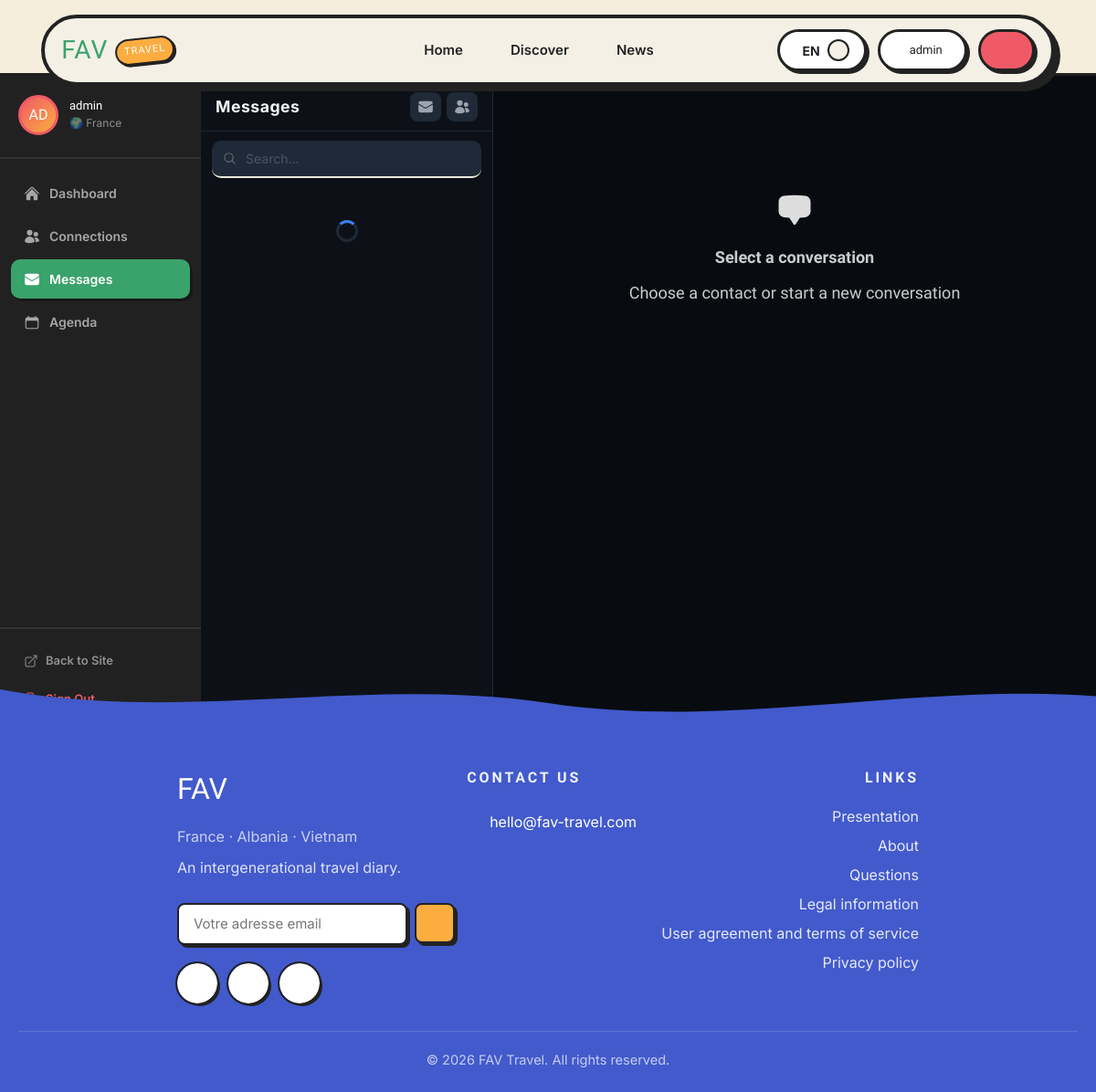
Page /?page=messages (signed in) on the committed database.
### tables this page shows
CREATE TABLE `users` (
  `id` int(10) UNSIGNED NOT NULL,
  `username` varchar(50) NOT NULL,
  `email` varchar(191) NOT NULL COMMENT 'max 191 car. utf8mb4 = 764 octets < limite 767',
  `password` varchar(255) NOT NULL COMMENT 'bcrypt hash — JAMAIS en clair',
  `role` enum('user','admin') NOT NULL DEFAULT 'user',
  `avatar` varchar(500) DEFAULT NULL COMMENT 'chemin ou URL avatar',
  `bio` text DEFAULT NULL,
  `country` varchar(100) DEFAULT NULL,
  `language` varchar(10) DEFAULT 'fr',
  `is_active` tinyint(1) NOT NULL DEFAULT 1 COMMENT '0 = compte banni',
  `email_verified` tinyint(1) NOT NULL DEFAULT 0,
  `created_at` timestamp NOT NULL DEFAULT current_timestamp(),
  `updated_at` timestamp NOT NULL DEFAULT current_timestamp() ON UPDATE current_timestamp(),
  `status` varchar(100) DEFAULT 'Hey, I''m on FAV!'
);

### classes/models/User.class.php (called while the page is built, shortened)
<?php
class User
{
    private $pdo;
    public function __construct(PDO $pdo)
    {
        $this->pdo = $pdo;
    }
    public function findById(int $id)
    {
        $sql  = "SELECT id, username, email, role, avatar, bio, country, language,
                        status,
                        is_active, email_verified, created_at, updated_at
                FROM users WHERE id = :id LIMIT 1";
        $stmt = $this->pdo->prepare($sql);
        $stmt->execute([':id' => $id]);
        return $stmt->fetch();
    }
}

### classes/views/Dashboard.class.php (the view, shortened to what this page needs)
<?php
class Dashboard extends View
{
    protected function sidebar($user, $avatar, $active = 'dashboard')
    {
        $username = htmlspecialchars($user['username'] ?? '', ENT_QUOTES);
        $flags   = ['fr' => '🇫🇷', 'al' => '🇦🇱', 'vi' => '🇻🇳', 'us' => '🇺🇸'];
        $country = $user['country'] ?? '';
        $flag    = $flags[strtolower($country)] ?? '🌍';
        $items = [
            'dashboard' => ['icon' => '<svg xmlns="http://www.w3.org/2000/svg" viewBox="0 0 24 24" fill="currentColor" width="18" height="18"><path d="M11.47 3.84a.75.75 0 011.06 0l8.69 8.69a.75.75 0 101.06-1.06l-8.689-8.69a2.25 2.25 0 00-3.182 0l-8.69 8.69a.75.75 0 001.061 1.06l8.69-8.69z"/><path d="M12 5.432l8.159 8.159c.03.03.06.058.091.086v6.198c0 1.035-.84 1.875-1.875 1.875H15a.75.75 0 01-.75-.75v-4.5a.75.75 0 00-.75-.75h-3a.75.75 0 00-.75.75V21a.75.75 0 01-.75.75H5.625a1.875 1.875 0 01-1.875-1.875v-6.198a2.29 2.29 0 00.091-.086L12 5.43z"/></svg>', 'label' => 'Dashboard', 'page' => 'dashboard'],
            'connections' => ['icon'  => '<svg xmlns="http://www.w3.org/2000/svg" viewBox="0 0 24 24" fill="currentColor" width="18" height="18"><path d="M4.5 6.375a4.125 4.125 0 118.25 0 4.125 4.125 0 01-8.25 0zM14.25 8.625a3.375 3.375 0 116.75 0 3.375 3.375 0 01-6.75 0zM1.5 19.125a7.125 7.125 0 0114.25 0v.003l-.001.119a.75.75 0 01-.363.63 13.067 13.067 0 01-6.761 1.873c-2.472 0-4.786-.684-6.76-1.873a.75.75 0 01-.364-.63l-.001-.122zM17.25 19.128l-.001.144a2.25 2.25 0 01-.233.96 10.088 10.088 0 005.06-1.01.75.75 0 00.42-.643 4.875 4.875 0 00-6.957-4.611 8.586 8.586 0 011.71 5.157v.003z"/></svg>','label' => 'Connections','page'  => 'connections',],
            'messages'  => ['icon' => '<svg xmlns="http://www.w3.org/2000/svg" viewBox="0 0 24 24" fill="currentColor" width="18" height="18"><path d="M1.5 8.67v8.58a3 3 0 003 3h15a3 3 0 003-3V8.67l-8.928 5.493a3 3 0 01-3.144 0L1.5 8.67z"/><path d="M22.5 6.908V6.75a3 3 0 00-3-3h-15a3 3 0 00-3 3v.158l9.714 5.978a1.5 1.5 0 001.572 0L22.5 6.908z"/></svg>', 'label' => 'Messages', 'page' => 'messages'],
            'agenda'    => ['icon' => '<svg xmlns="http://www.w3.org/2000/svg" viewBox="0 0 24 24" fill="currentColor" width="18" height="18"><path fill-rule="evenodd" d="M6.75 2.25A.75.75 0 017.5 3v1.5h9V3A.75.75 0 0118 3v1.5h.75a3 3 0 013 3v11.25a3 3 0 01-3 3H5.25a3 3 0 01-3-3V7.5a3 3 0 013-3H6V3a.75.75 0 01.75-.75zm13.5 9a1.5 1.5 0 00-1.5-1.5H5.25a1.5 1.5 0 00-1.5 1.5v7.5a1.5 1.5 0 001.5 1.5h13.5a1.5 1.5 0 001.5-1.5v-7.5z" clip-rule="evenodd"/></svg>', 'label' => 'Agenda', 'page' => 'agenda'],
        ];
        $navItems = '';
        foreach ($items as $key => $item) {
            $isActive = $key === $active ? 'sidebar-nav-item--active' : '';
            $navItems .= '
                <a href="?page=' . $item['page'] . '" class="sidebar-nav-item ' . $isActive . '">
                    ' . $item['icon'] . '
                    <span>' . $item['label'] . '</span>
                </a>';
        }
        return '
        <aside class="dash-sidebar">
            <div class="sidebar-user">
                <div class="sidebar-avatar">' . $avatar . '</div>
                <div class="sidebar-user-info">
                    <div class="sidebar-username">' . $username . '</div>
                    <div class="sidebar-country">' . $flag . ' ' . htmlspecialchars($country, ENT_QUOTES) . '</div>
                </div>
            </div>
            <nav class="sidebar-nav">
                ' . $navItems . '
            </nav>
            <div class="sidebar-footer">
                <a href="?page=profile" class="sidebar-footer-link">
                    <svg xmlns="http://www.w3.org/2000/svg" viewBox="0 0 24 24" fill="currentColor" width="16" height="16"><path fill-rule="evenodd" d="M15.75 2.25H21a.75.75 0 01.75.75v5.25a.75.75 0 01-1.5 0V4.81L8.03 17.03a.75.75 0 01-1.06-1.06L19.19 3.75h-3.44a.75.75 0 010-1.5zm-10.5 4.5a1.5 1.5 0 00-1.5 1.5v10.5a1.5 1.5 0 001.5 1.5h10.5a1.5 1.5 0 001.5-1.5V10.5a.75.75 0 011.5 0v8.25a3 3 0 01-3 3H5.25a3 3 0 01-3-3V8.25a3 3 0 013-3H13.5a.75.75 0 010 1.5H5.25z" clip-rule="evenodd"/></svg>
                    Back to Site
                </a>
                <a href="?page=logout" class="sidebar-footer-link sidebar-footer-link--danger">
                    <svg xmlns="http://www.w3.org/2000/svg" viewBox="0 0 24 24" fill="currentColor" width="16" height="16"><path fill-rule="evenodd" d="M7.5 3.75A1.5 1.5 0 006 5.25v13.5a1.5 1.5 0 001.5 1.5h6a1.5 1.5 0 001.5-1.5V15a.75.75 0 011.5 0v3.75a3 3 0 01-3 3h-6a3 3 0 01-3-3V5.25a3 3 0 013-3h6a3 3 0 013 3V9A.75.75 0 0115 9V5.25a1.5 1.5 0 00-1.5-1.5h-6zm5.03 4.72a.75.75 0 010 1.06l-1.72 1.72h10.94a.75.75 0 010 1.5H10.81l1.72 1.72a.75.75 0 11-1.06 1.06l-3-3a.75.75 0 010-1.06l3-3a.75.75 0 011.06 0z" clip-rule="evenodd"/></svg>
                    Sign Out
                </a>
            </div>
        </aside>';
    }
}

### classes/views/Messages.class.php (shortened to what this page needs)
<?php
class Messages extends Dashboard
{
    public function content()
    {
        $user = $this->data['profileUser'] ?? [];
        $initials = strtoupper(substr($user['username'] ?? '??', 0, 2));
        $avatar = !empty($user['avatar'])
            ? '<img src="' . htmlspecialchars($user['avatar'], ENT_QUOTES) . '" alt="Avatar" class="sidebar-avatar-img">'
            : '<div class="sidebar-avatar-placeholder">' . $initials . '</div>';
        $currentUserId = $user['id'];
        return '
        <link rel="stylesheet" href="public/css/dashboard.css">
        <link rel="stylesheet" href="public/css/messages.css">
        <div class="dash-layout">
            ' . $this->sidebar($user, $avatar, 'messages') . '
            <div class="dash-main dash-main--messages">
                <div class="msg-layout">
                    <div class="msg-sidebar" id="msgSidebar">
                        <div class="msg-sidebar-header">
                            <h2 class="msg-sidebar-title">Messages</h2>
                            <div class="msg-header-actions">
                                <button class="msg-icon-btn" id="btnNewDirect" title="New message">
                                    <svg xmlns="http://www.w3.org/2000/svg" viewBox="0 0 24 24" fill="currentColor" width="18" height="18"><path d="M1.5 8.67v8.58a3 3 0 003 3h15a3 3 0 003-3V8.67l-8.928 5.493a3 3 0 01-3.144 0L1.5 8.67z"/><path d="M22.5 6.908V6.75a3 3 0 00-3-3h-15a3 3 0 00-3 3v.158l9.714 5.978a1.5 1.5 0 001.572 0L22.5 6.908z"/></svg>
                                </button>
                                <button class="msg-icon-btn" id="btnNewGroup" title="New group">
                                </button>
                            </div>
                        </div>
                        <div class="msg-search-wrap">
                            <svg xmlns="http://www.w3.org/2000/svg" viewBox="0 0 24 24" fill="currentColor" width="15" height="15"><path fill-rule="evenodd" d="M10.5 3.75a6.75 6.75 0 100 13.5 6.75 6.75 0 000-13.5zM2.25 10.5a8.25 8.25 0 1114.59 5.28l4.69 4.69a.75.75 0 11-1.06 1.06l-4.69-4.69A8.25 8.25 0 012.25 10.5z" clip-rule="evenodd"/></svg>
                            <input type="text" placeholder="Search…" class="msg-search" id="msgSearch">
                        </div>
                        <div class="msg-conv-list" id="msgConvList">
                            <div class="msg-loading">
                                <div class="msg-spinner"></div>
                            </div>
                        </div>
                    </div>
                    <div class="msg-chat" id="msgChat">
                        <div class="msg-chat-empty" id="msgChatEmpty">
                            <div class="msg-chat-empty-icon">
                            </div>
                            <p class="msg-chat-empty-title">Select a conversation</p>
                            <p class="msg-chat-empty-hint">Choose a contact or start a new conversation</p>
                        </div>
                        <div class="msg-messages" id="msgMessages"></div>
                    </div>
                </div>
            </div>
        </div>
            const ME = ' . (int)$currentUserId . ';
        ';
    }
}

### rows in the picture
users: username "AD", username "admin", country "🌍", country "France"

### other values in the picture
$this->lang['nav_home'] "Home"
$this->lang['nav_discover'] "Discover"
$this->lang['nav_news'] "News"
$lang "EN"
$_SESSION['user']['username'] "admin"
$item['label'] "Dashboard"
$item['label'] "Connections"
$item['label'] "Messages"
$item['label'] "Agenda"
$this->lang['footer_subtext'] "An intergenerational travel diary."
$this->lang['footer_contact_title'] "CONTACT US"
$this->lang['footer_links_title'] "LINKS"
$this->lang['nav_presentation'] "Presentation"
$this->lang['nav_about'] "About"
$this->lang['footer_questions'] "Questions"
